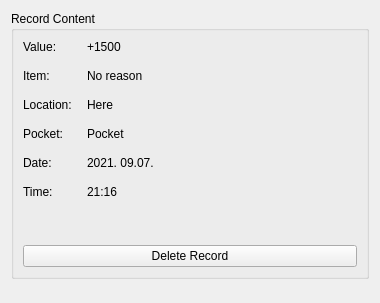
<?xml version="1.0" encoding="UTF-8"?>
<ui version="4.0">
 <class>RecordContentWidget</class>
 <widget class="QWidget" name="RecordContentWidget">
  <property name="geometry">
   <rect>
    <x>0</x>
    <y>0</y>
    <width>380</width>
    <height>303</height>
   </rect>
  </property>
  <property name="minimumSize">
   <size>
    <width>380</width>
    <height>0</height>
   </size>
  </property>
  <property name="maximumSize">
   <size>
    <width>380</width>
    <height>16777215</height>
   </size>
  </property>
  <property name="windowTitle">
   <string>Form</string>
  </property>
  <layout class="QGridLayout" name="gridLayout_2">
   <item row="0" column="0">
    <widget class="QGroupBox" name="groupBox">
     <property name="title">
      <string>Record Content</string>
     </property>
     <property name="flat">
      <bool>true</bool>
     </property>
     <layout class="QGridLayout" name="gridLayout">
      <item row="0" column="0">
       <layout class="QFormLayout" name="formLayout">
        <property name="horizontalSpacing">
         <number>15</number>
        </property>
        <property name="verticalSpacing">
         <number>15</number>
        </property>
        <item row="0" column="0">
         <widget class="QLabel" name="label">
          <property name="text">
           <string>Value:</string>
          </property>
         </widget>
        </item>
        <item row="0" column="1">
         <widget class="QLabel" name="m_value_lbl">
          <property name="text">
           <string>+1500</string>
          </property>
         </widget>
        </item>
        <item row="1" column="0">
         <widget class="QLabel" name="label_2">
          <property name="text">
           <string>Item:</string>
          </property>
         </widget>
        </item>
        <item row="1" column="1">
         <widget class="QLabel" name="m_item_lbl">
          <property name="text">
           <string>No reason</string>
          </property>
         </widget>
        </item>
        <item row="2" column="0">
         <widget class="QLabel" name="label_3">
          <property name="text">
           <string>Location:</string>
          </property>
         </widget>
        </item>
        <item row="2" column="1">
         <widget class="QLabel" name="m_location_lbl">
          <property name="text">
           <string>Here</string>
          </property>
         </widget>
        </item>
        <item row="4" column="0">
         <widget class="QLabel" name="label_4">
          <property name="text">
           <string>Date:</string>
          </property>
         </widget>
        </item>
        <item row="4" column="1">
         <widget class="QLabel" name="m_date_lbl">
          <property name="text">
           <string>2021. 09.07.</string>
          </property>
         </widget>
        </item>
        <item row="5" column="0">
         <widget class="QLabel" name="label_5">
          <property name="text">
           <string>Time:</string>
          </property>
         </widget>
        </item>
        <item row="5" column="1">
         <widget class="QLabel" name="m_time_lbl">
          <property name="text">
           <string>21:16</string>
          </property>
         </widget>
        </item>
        <item row="3" column="0">
         <widget class="QLabel" name="label_6">
          <property name="text">
           <string>Pocket:</string>
          </property>
         </widget>
        </item>
        <item row="3" column="1">
         <widget class="QLabel" name="m_pocket_lbl">
          <property name="text">
           <string>Pocket</string>
          </property>
         </widget>
        </item>
       </layout>
      </item>
      <item row="2" column="0">
       <widget class="QPushButton" name="m_deleteRecord_btn">
        <property name="text">
         <string>Delete Record</string>
        </property>
        <property name="type" stdset="0">
         <string>redButton</string>
        </property>
       </widget>
      </item>
      <item row="1" column="0">
       <spacer name="verticalSpacer_2">
        <property name="orientation">
         <enum>Qt::Vertical</enum>
        </property>
        <property name="sizeType">
         <enum>QSizePolicy::Fixed</enum>
        </property>
        <property name="sizeHint" stdset="0">
         <size>
          <width>20</width>
          <height>40</height>
         </size>
        </property>
       </spacer>
      </item>
     </layout>
    </widget>
   </item>
   <item row="1" column="0">
    <spacer name="verticalSpacer">
     <property name="orientation">
      <enum>Qt::Vertical</enum>
     </property>
     <property name="sizeHint" stdset="0">
      <size>
       <width>20</width>
       <height>40</height>
      </size>
     </property>
    </spacer>
   </item>
  </layout>
 </widget>
 <resources/>
 <connections/>
</ui>
